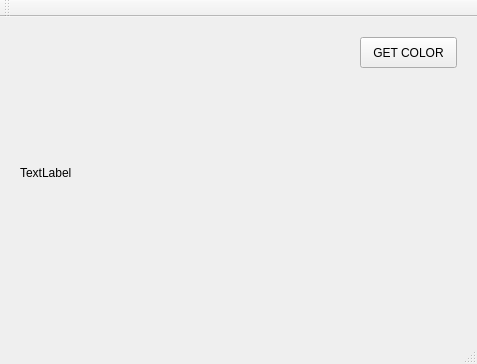
<?xml version="1.0" encoding="UTF-8"?>
<ui version="4.0">
 <class>MainWindow</class>
 <widget class="QMainWindow" name="MainWindow">
  <property name="geometry">
   <rect>
    <x>0</x>
    <y>0</y>
    <width>477</width>
    <height>364</height>
   </rect>
  </property>
  <property name="windowTitle">
   <string>MainWindow</string>
  </property>
  <widget class="QWidget" name="centralWidget">
   <widget class="QLabel" name="label">
    <property name="geometry">
     <rect>
      <x>20</x>
      <y>0</y>
      <width>301</width>
      <height>311</height>
     </rect>
    </property>
    <property name="text">
     <string>TextLabel</string>
    </property>
   </widget>
   <widget class="QPushButton" name="pushButton">
    <property name="geometry">
     <rect>
      <x>360</x>
      <y>20</y>
      <width>97</width>
      <height>31</height>
     </rect>
    </property>
    <property name="text">
     <string>GET COLOR</string>
    </property>
   </widget>
  </widget>
  <widget class="QMenuBar" name="menuBar">
   <property name="geometry">
    <rect>
     <x>0</x>
     <y>0</y>
     <width>477</width>
     <height>27</height>
    </rect>
   </property>
  </widget>
  <widget class="QToolBar" name="mainToolBar">
   <attribute name="toolBarArea">
    <enum>TopToolBarArea</enum>
   </attribute>
   <attribute name="toolBarBreak">
    <bool>false</bool>
   </attribute>
  </widget>
  <widget class="QStatusBar" name="statusBar"/>
 </widget>
 <layoutdefault spacing="6" margin="11"/>
 <resources/>
 <connections/>
</ui>
